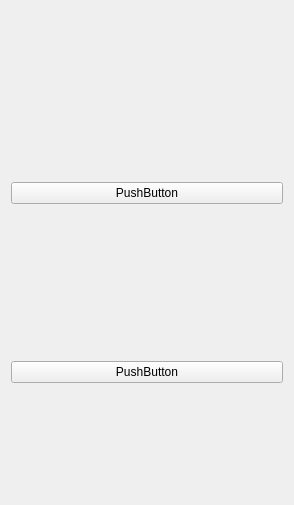
<?xml version="1.0" encoding="UTF-8"?>
<ui version="4.0">
 <class>customOption_test</class>
 <widget class="QWidget" name="customOption_test">
  <property name="geometry">
   <rect>
    <x>0</x>
    <y>0</y>
    <width>294</width>
    <height>505</height>
   </rect>
  </property>
  <property name="windowTitle">
   <string>Form</string>
  </property>
  <layout class="QVBoxLayout" name="verticalLayout_2">
   <item>
    <layout class="QVBoxLayout" name="verticalLayout">
     <item>
      <layout class="QHBoxLayout" name="horizontalLayout_3">
       <item>
        <spacer name="horizontalSpacer">
         <property name="orientation">
          <enum>Qt::Horizontal</enum>
         </property>
         <property name="sizeHint" stdset="0">
          <size>
           <width>40</width>
           <height>20</height>
          </size>
         </property>
        </spacer>
       </item>
      </layout>
     </item>
     <item>
      <spacer name="verticalSpacer">
       <property name="orientation">
        <enum>Qt::Vertical</enum>
       </property>
       <property name="sizeType">
        <enum>QSizePolicy::Fixed</enum>
       </property>
       <property name="sizeHint" stdset="0">
        <size>
         <width>20</width>
         <height>40</height>
        </size>
       </property>
      </spacer>
     </item>
     <item>
      <widget class="QPushButton" name="pushButton_2">
       <property name="text">
        <string>PushButton</string>
       </property>
      </widget>
     </item>
     <item>
      <spacer name="verticalSpacer_2">
       <property name="orientation">
        <enum>Qt::Vertical</enum>
       </property>
       <property name="sizeType">
        <enum>QSizePolicy::Fixed</enum>
       </property>
       <property name="sizeHint" stdset="0">
        <size>
         <width>20</width>
         <height>40</height>
        </size>
       </property>
      </spacer>
     </item>
     <item>
      <widget class="QPushButton" name="pushButton">
       <property name="text">
        <string>PushButton</string>
       </property>
      </widget>
     </item>
    </layout>
   </item>
  </layout>
 </widget>
 <resources/>
 <connections/>
</ui>
